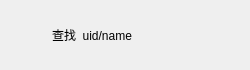
<?xml version="1.0" encoding="UTF-8"?>
<ui version="4.0">
 <class>AddUserItem</class>
 <widget class="QWidget" name="AddUserItem">
  <property name="geometry">
   <rect>
    <x>0</x>
    <y>0</y>
    <width>250</width>
    <height>70</height>
   </rect>
  </property>
  <property name="minimumSize">
   <size>
    <width>250</width>
    <height>70</height>
   </size>
  </property>
  <property name="maximumSize">
   <size>
    <width>250</width>
    <height>70</height>
   </size>
  </property>
  <property name="windowTitle">
   <string>Form</string>
  </property>
  <layout class="QHBoxLayout" name="horizontalLayout">
   <item>
    <widget class="QLabel" name="add_tip">
     <property name="minimumSize">
      <size>
       <width>35</width>
       <height>35</height>
      </size>
     </property>
     <property name="maximumSize">
      <size>
       <width>35</width>
       <height>35</height>
      </size>
     </property>
     <property name="text">
      <string/>
     </property>
    </widget>
   </item>
   <item>
    <widget class="QLabel" name="message_tip">
     <property name="text">
      <string>查找  uid/name</string>
     </property>
    </widget>
   </item>
   <item>
    <widget class="QLabel" name="right_tip">
     <property name="minimumSize">
      <size>
       <width>40</width>
       <height>40</height>
      </size>
     </property>
     <property name="maximumSize">
      <size>
       <width>40</width>
       <height>40</height>
      </size>
     </property>
     <property name="text">
      <string/>
     </property>
    </widget>
   </item>
  </layout>
 </widget>
 <resources/>
 <connections/>
</ui>
